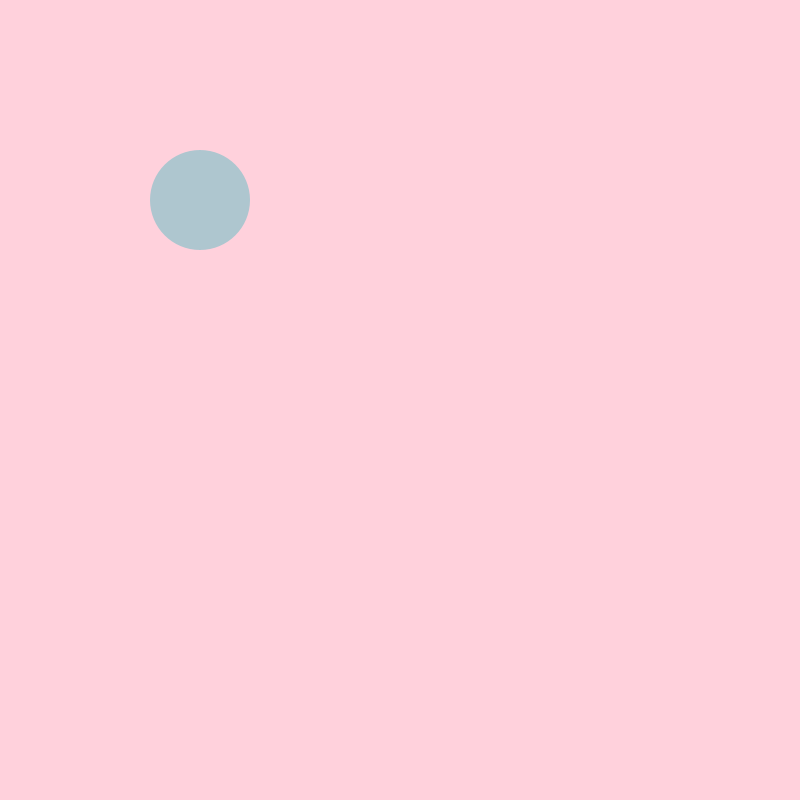
Frame 1 (no input)
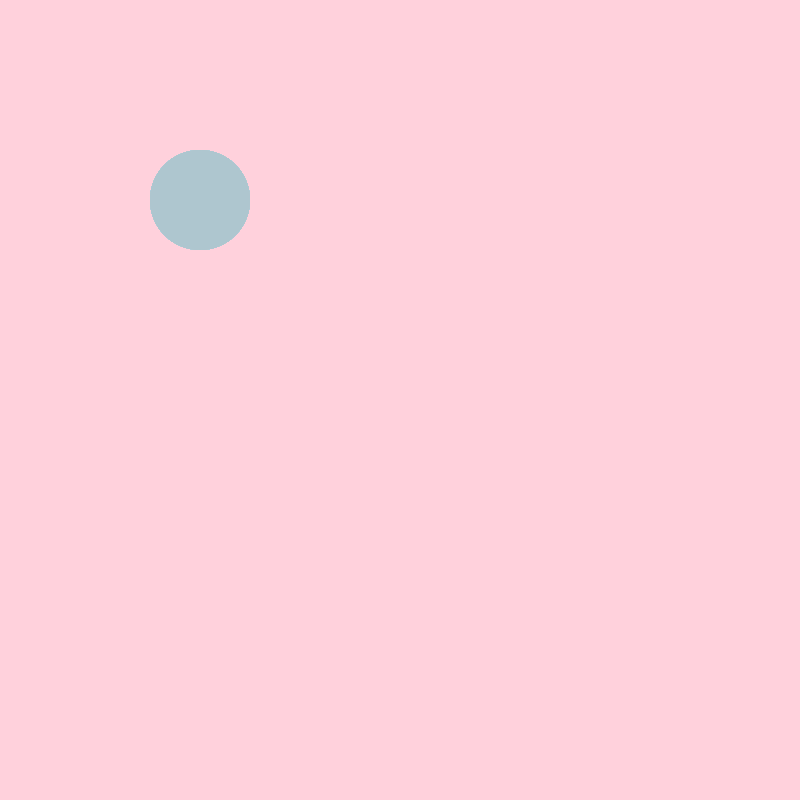
Frame 60 (the mouse pressed at the canvas centre just before this capture)
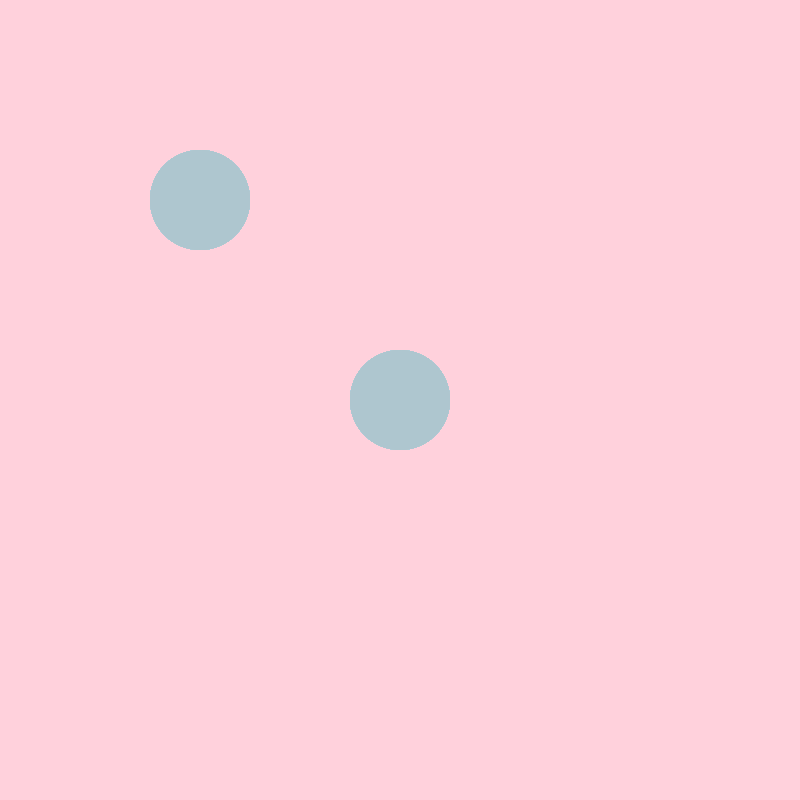
Frame 120 (the mouse held since frame 60 and released just before this capture)

The Processing sketch that drew these frames (run headless with seeded random() and noise(); from frame 60 on, the mouse is pressed at the canvas centre):

// Processing sketch: ball_on_click
// ── ball_on_click.pde
float x,y,ang,speed;

void setup() {
  size(800, 800);
  x = y = 200;
  ang = 0;
  speed = 0;
  background(#ffd1dc);
}

void draw() {
  //background(#ffd1dc);
  if(mousePressed){
    ang = atan2(mouseY-height/2, mouseX-width/2);
    speed = 7;
    x = width/2;
    y = height/2;
  }
  fill(#aec6cf);
  noStroke();
  ellipse(x,y,100,100);
  x += cos(ang)*speed;
  y += sin(ang)*speed;
}
